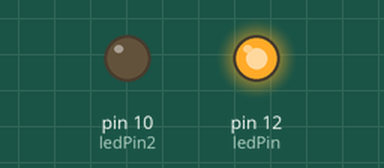
This sketch was run on a simulated Arduino Uno, built with avr-gcc and run on an emulated ATmega328P. Parts: output pins drawn as LEDs (lit = HIGH).

Above: at 0.5 s.
At 2.5 s:
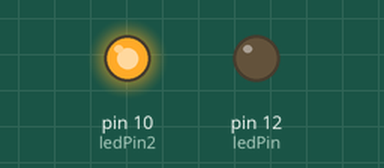
At 3.5 s:
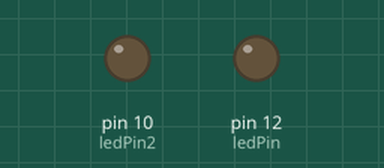
Timing chart, 0 to 5.2 s (numbered marks = the images above):
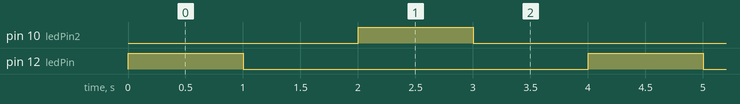

The sketch:

Second.ino
```cpp
int ledPin = 12;
int ledPin2 = 10;
int toggleStore = 1;

void setup() {
  pinMode(ledPin, OUTPUT);
  pinMode(ledPin2, OUTPUT);
}

void loop() {
  toggleStore = 1-toggleStore;
  if(toggleStore == 0){
    toggleLed(ledPin);
  } else {
    toggleLed(ledPin2);
  }
}

void toggleLed(int led){
  digitalWrite(led, HIGH);
  delay(1000);
  digitalWrite(led, LOW);
  delay(1000);
}
```

Measured:
- by itself, pin 10 (ledPin2), pin 12 (ledPin): alternates HIGH for 1.0 s and LOW for 3.0 s
- by itself, everything shown: repeats every 4.0 s, in 4 steps
